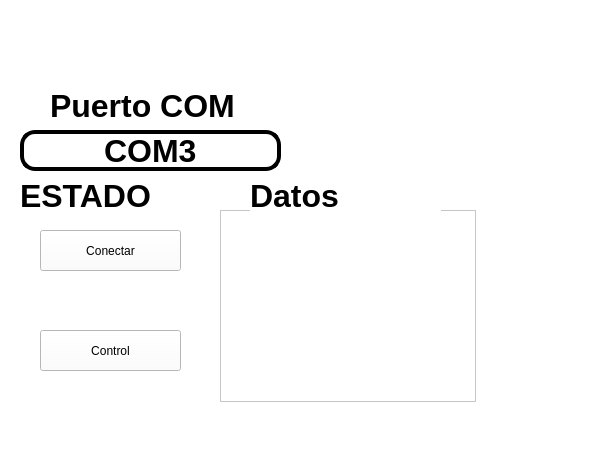
<?xml version="1.0" encoding="UTF-8"?>
<ui version="4.0">
 <class>MainWindow</class>
 <widget class="QMainWindow" name="MainWindow">
  <property name="geometry">
   <rect>
    <x>0</x>
    <y>0</y>
    <width>601</width>
    <height>467</height>
   </rect>
  </property>
  <property name="windowTitle">
   <string>MainWindow</string>
  </property>
  <property name="styleSheet">
   <string notr="true">background-color: rgb(255, 255, 255);</string>
  </property>
  <widget class="QWidget" name="centralwidget">
   <widget class="QLabel" name="imagen">
    <property name="geometry">
     <rect>
      <x>10</x>
      <y>10</y>
      <width>131</width>
      <height>71</height>
     </rect>
    </property>
    <property name="styleSheet">
     <string notr="true"/>
    </property>
    <property name="text">
     <string/>
    </property>
    <property name="pixmap">
     <pixmap resource="../Archivo/recursos.qrc">:/Logos/logouat2.jpg</pixmap>
    </property>
    <property name="scaledContents">
     <bool>true</bool>
    </property>
   </widget>
   <widget class="QLabel" name="imagen_2">
    <property name="geometry">
     <rect>
      <x>490</x>
      <y>10</y>
      <width>91</width>
      <height>71</height>
     </rect>
    </property>
    <property name="styleSheet">
     <string notr="true"/>
    </property>
    <property name="text">
     <string/>
    </property>
    <property name="pixmap">
     <pixmap>:/Logos/FIT_logo_vertical.png</pixmap>
    </property>
    <property name="scaledContents">
     <bool>true</bool>
    </property>
   </widget>
   <widget class="QLabel" name="imagen_3">
    <property name="geometry">
     <rect>
      <x>470</x>
      <y>350</y>
      <width>111</width>
      <height>71</height>
     </rect>
    </property>
    <property name="styleSheet">
     <string notr="true"/>
    </property>
    <property name="text">
     <string/>
    </property>
    <property name="scaledContents">
     <bool>true</bool>
    </property>
   </widget>
   <widget class="QLabel" name="label">
    <property name="geometry">
     <rect>
      <x>50</x>
      <y>90</y>
      <width>191</width>
      <height>31</height>
     </rect>
    </property>
    <property name="font">
     <font>
      <pointsize>24</pointsize>
      <weight>75</weight>
      <bold>true</bold>
     </font>
    </property>
    <property name="text">
     <string>Puerto COM</string>
    </property>
   </widget>
   <widget class="QLineEdit" name="txt_com">
    <property name="geometry">
     <rect>
      <x>20</x>
      <y>130</y>
      <width>261</width>
      <height>41</height>
     </rect>
    </property>
    <property name="font">
     <font>
      <pointsize>24</pointsize>
      <weight>75</weight>
      <bold>true</bold>
     </font>
    </property>
    <property name="styleSheet">
     <string notr="true">border: 4px solid black;
border-radius: 15px;</string>
    </property>
    <property name="text">
     <string>COM3</string>
    </property>
    <property name="alignment">
     <set>Qt::AlignCenter</set>
    </property>
   </widget>
   <widget class="QLabel" name="imagen_descripcion">
    <property name="geometry">
     <rect>
      <x>370</x>
      <y>10</y>
      <width>91</width>
      <height>71</height>
     </rect>
    </property>
    <property name="styleSheet">
     <string notr="true"/>
    </property>
    <property name="text">
     <string/>
    </property>
    <property name="pixmap">
     <pixmap resource="../Archivo/recursos.qrc">:/Ejercicios/gatoinplorandoayuda.jpg</pixmap>
    </property>
    <property name="scaledContents">
     <bool>true</bool>
    </property>
   </widget>
   <widget class="QPushButton" name="btn_accion">
    <property name="geometry">
     <rect>
      <x>40</x>
      <y>230</y>
      <width>141</width>
      <height>41</height>
     </rect>
    </property>
    <property name="text">
     <string>Conectar</string>
    </property>
   </widget>
   <widget class="QLabel" name="txt_estado">
    <property name="geometry">
     <rect>
      <x>20</x>
      <y>180</y>
      <width>191</width>
      <height>31</height>
     </rect>
    </property>
    <property name="font">
     <font>
      <pointsize>24</pointsize>
      <weight>75</weight>
      <bold>true</bold>
     </font>
    </property>
    <property name="text">
     <string>ESTADO</string>
    </property>
   </widget>
   <widget class="QListWidget" name="lista_datos">
    <property name="geometry">
     <rect>
      <x>220</x>
      <y>210</y>
      <width>256</width>
      <height>192</height>
     </rect>
    </property>
   </widget>
   <widget class="QLabel" name="txt_datos">
    <property name="geometry">
     <rect>
      <x>250</x>
      <y>180</y>
      <width>191</width>
      <height>31</height>
     </rect>
    </property>
    <property name="font">
     <font>
      <pointsize>24</pointsize>
      <weight>75</weight>
      <bold>true</bold>
     </font>
    </property>
    <property name="text">
     <string>Datos</string>
    </property>
   </widget>
   <widget class="QPushButton" name="btn_control">
    <property name="geometry">
     <rect>
      <x>40</x>
      <y>330</y>
      <width>141</width>
      <height>41</height>
     </rect>
    </property>
    <property name="text">
     <string>Control</string>
    </property>
   </widget>
  </widget>
  <widget class="QMenuBar" name="menubar">
   <property name="geometry">
    <rect>
     <x>0</x>
     <y>0</y>
     <width>601</width>
     <height>18</height>
    </rect>
   </property>
  </widget>
  <widget class="QStatusBar" name="statusbar"/>
 </widget>
 <resources>
  <include location="../Archivo/recursos.qrc"/>
 </resources>
 <connections/>
</ui>
